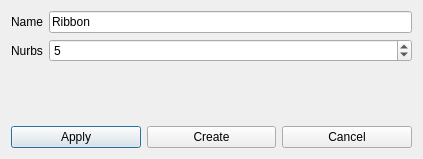
<?xml version="1.0" encoding="UTF-8"?>
<ui version="4.0">
 <class>DlgRibbon</class>
 <widget class="QDialog" name="DlgRibbon">
  <property name="geometry">
   <rect>
    <x>0</x>
    <y>0</y>
    <width>423</width>
    <height>159</height>
   </rect>
  </property>
  <property name="windowTitle">
   <string>Dialog</string>
  </property>
  <layout class="QVBoxLayout" name="verticalLayout">
   <item>
    <layout class="QFormLayout" name="formLayout">
     <item row="0" column="0">
      <widget class="QLabel" name="label">
       <property name="text">
        <string>Name</string>
       </property>
      </widget>
     </item>
     <item row="0" column="1">
      <widget class="QLineEdit" name="le_name">
       <property name="text">
        <string>Ribbon</string>
       </property>
      </widget>
     </item>
     <item row="1" column="0">
      <widget class="QLabel" name="label_2">
       <property name="text">
        <string>Nurbs</string>
       </property>
      </widget>
     </item>
     <item row="1" column="1">
      <widget class="QSpinBox" name="sb_nurbs">
       <property name="minimum">
        <number>2</number>
       </property>
       <property name="value">
        <number>5</number>
       </property>
      </widget>
     </item>
    </layout>
   </item>
   <item>
    <spacer name="verticalSpacer">
     <property name="orientation">
      <enum>Qt::Vertical</enum>
     </property>
     <property name="sizeHint" stdset="0">
      <size>
       <width>20</width>
       <height>40</height>
      </size>
     </property>
    </spacer>
   </item>
   <item>
    <layout class="QHBoxLayout" name="horizontalLayout">
     <item>
      <widget class="QPushButton" name="btn_apply">
       <property name="text">
        <string>Apply</string>
       </property>
      </widget>
     </item>
     <item>
      <widget class="QPushButton" name="btn_create">
       <property name="text">
        <string>Create</string>
       </property>
      </widget>
     </item>
     <item>
      <widget class="QPushButton" name="btn_cancel">
       <property name="text">
        <string>Cancel</string>
       </property>
      </widget>
     </item>
    </layout>
   </item>
  </layout>
 </widget>
 <resources/>
 <connections/>
</ui>
